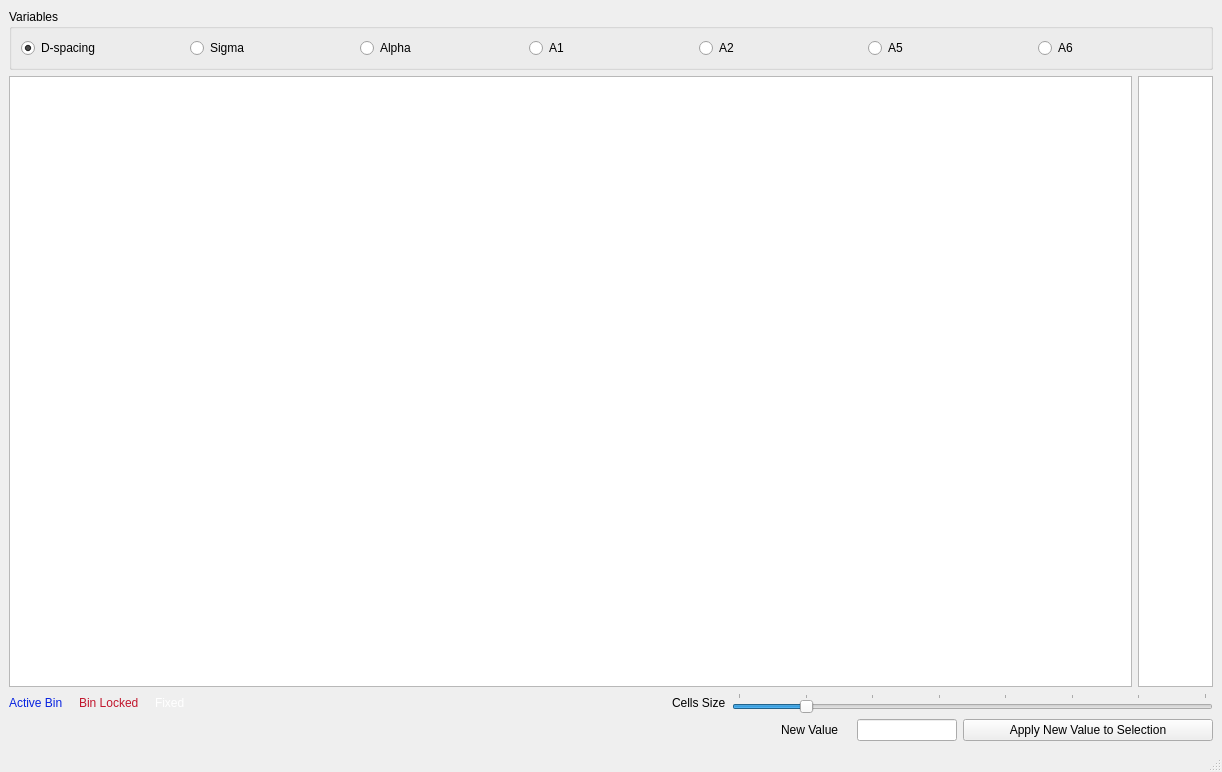
<?xml version="1.0" encoding="UTF-8"?>
<ui version="4.0">
 <class>MainWindow</class>
 <widget class="QMainWindow" name="MainWindow">
  <property name="geometry">
   <rect>
    <x>0</x>
    <y>0</y>
    <width>1222</width>
    <height>772</height>
   </rect>
  </property>
  <property name="minimumSize">
   <size>
    <width>300</width>
    <height>0</height>
   </size>
  </property>
  <property name="windowTitle">
   <string>MainWindow</string>
  </property>
  <property name="styleSheet">
   <string notr="true"/>
  </property>
  <widget class="QWidget" name="centralwidget">
   <property name="minimumSize">
    <size>
     <width>0</width>
     <height>0</height>
    </size>
   </property>
   <layout class="QVBoxLayout" name="verticalLayout">
    <item>
     <widget class="QGroupBox" name="groupBox">
      <property name="title">
       <string>Variables</string>
      </property>
      <layout class="QHBoxLayout" name="horizontalLayout">
       <item>
        <widget class="QRadioButton" name="d_spacing_button">
         <property name="text">
          <string>D-spacing</string>
         </property>
         <property name="checked">
          <bool>true</bool>
         </property>
        </widget>
       </item>
       <item>
        <widget class="QRadioButton" name="sigma_button">
         <property name="text">
          <string>Sigma</string>
         </property>
        </widget>
       </item>
       <item>
        <widget class="QRadioButton" name="alpha_button">
         <property name="text">
          <string>Alpha</string>
         </property>
        </widget>
       </item>
       <item>
        <widget class="QRadioButton" name="a1_button">
         <property name="text">
          <string>A1</string>
         </property>
        </widget>
       </item>
       <item>
        <widget class="QRadioButton" name="a2_button">
         <property name="text">
          <string>A2</string>
         </property>
        </widget>
       </item>
       <item>
        <widget class="QRadioButton" name="a5_button">
         <property name="text">
          <string>A5</string>
         </property>
        </widget>
       </item>
       <item>
        <widget class="QRadioButton" name="a6_button">
         <property name="text">
          <string>A6</string>
         </property>
        </widget>
       </item>
      </layout>
     </widget>
    </item>
    <item>
     <layout class="QHBoxLayout" name="horizontalLayout_3">
      <item>
       <widget class="QTableWidget" name="variable_table">
        <property name="contextMenuPolicy">
         <enum>Qt::CustomContextMenu</enum>
        </property>
        <property name="selectionMode">
         <enum>QAbstractItemView::MultiSelection</enum>
        </property>
       </widget>
      </item>
      <item>
       <widget class="QTableWidget" name="colorscale_table">
        <property name="sizePolicy">
         <sizepolicy hsizetype="Minimum" vsizetype="Expanding">
          <horstretch>0</horstretch>
          <verstretch>0</verstretch>
         </sizepolicy>
        </property>
        <property name="minimumSize">
         <size>
          <width>75</width>
          <height>0</height>
         </size>
        </property>
        <property name="maximumSize">
         <size>
          <width>75</width>
          <height>16777215</height>
         </size>
        </property>
        <property name="selectionMode">
         <enum>QAbstractItemView::NoSelection</enum>
        </property>
        <attribute name="horizontalHeaderVisible">
         <bool>false</bool>
        </attribute>
        <attribute name="horizontalHeaderStretchLastSection">
         <bool>true</bool>
        </attribute>
        <attribute name="verticalHeaderVisible">
         <bool>false</bool>
        </attribute>
        <attribute name="verticalHeaderStretchLastSection">
         <bool>false</bool>
        </attribute>
        <column>
         <property name="text">
          <string>New Column</string>
         </property>
        </column>
       </widget>
      </item>
     </layout>
    </item>
    <item>
     <layout class="QHBoxLayout" name="horizontalLayout_5">
      <item>
       <widget class="QLabel" name="active_label">
        <property name="palette">
         <palette>
          <active>
           <colorrole role="WindowText">
            <brush brushstyle="SolidPattern">
             <color alpha="255">
              <red>8</red>
              <green>35</green>
              <blue>224</blue>
             </color>
            </brush>
           </colorrole>
           <colorrole role="Light">
            <brush brushstyle="SolidPattern">
             <color alpha="255">
              <red>13</red>
              <green>142</green>
              <blue>27</blue>
             </color>
            </brush>
           </colorrole>
           <colorrole role="Text">
            <brush brushstyle="SolidPattern">
             <color alpha="255">
              <red>5</red>
              <green>28</green>
              <blue>209</blue>
             </color>
            </brush>
           </colorrole>
           <colorrole role="Base">
            <brush brushstyle="SolidPattern">
             <color alpha="255">
              <red>15</red>
              <green>146</green>
              <blue>2</blue>
             </color>
            </brush>
           </colorrole>
           <colorrole role="Window">
            <brush brushstyle="SolidPattern">
             <color alpha="255">
              <red>15</red>
              <green>204</green>
              <blue>13</blue>
             </color>
            </brush>
           </colorrole>
          </active>
          <inactive>
           <colorrole role="WindowText">
            <brush brushstyle="SolidPattern">
             <color alpha="255">
              <red>8</red>
              <green>35</green>
              <blue>224</blue>
             </color>
            </brush>
           </colorrole>
           <colorrole role="Light">
            <brush brushstyle="SolidPattern">
             <color alpha="255">
              <red>13</red>
              <green>142</green>
              <blue>27</blue>
             </color>
            </brush>
           </colorrole>
           <colorrole role="Text">
            <brush brushstyle="SolidPattern">
             <color alpha="255">
              <red>5</red>
              <green>28</green>
              <blue>209</blue>
             </color>
            </brush>
           </colorrole>
           <colorrole role="Base">
            <brush brushstyle="SolidPattern">
             <color alpha="255">
              <red>15</red>
              <green>146</green>
              <blue>2</blue>
             </color>
            </brush>
           </colorrole>
           <colorrole role="Window">
            <brush brushstyle="SolidPattern">
             <color alpha="255">
              <red>15</red>
              <green>204</green>
              <blue>13</blue>
             </color>
            </brush>
           </colorrole>
          </inactive>
          <disabled>
           <colorrole role="WindowText">
            <brush brushstyle="SolidPattern">
             <color alpha="255">
              <red>69</red>
              <green>69</green>
              <blue>69</blue>
             </color>
            </brush>
           </colorrole>
           <colorrole role="Light">
            <brush brushstyle="SolidPattern">
             <color alpha="255">
              <red>13</red>
              <green>142</green>
              <blue>27</blue>
             </color>
            </brush>
           </colorrole>
           <colorrole role="Text">
            <brush brushstyle="SolidPattern">
             <color alpha="255">
              <red>69</red>
              <green>69</green>
              <blue>69</blue>
             </color>
            </brush>
           </colorrole>
           <colorrole role="Base">
            <brush brushstyle="SolidPattern">
             <color alpha="255">
              <red>15</red>
              <green>204</green>
              <blue>13</blue>
             </color>
            </brush>
           </colorrole>
           <colorrole role="Window">
            <brush brushstyle="SolidPattern">
             <color alpha="255">
              <red>15</red>
              <green>204</green>
              <blue>13</blue>
             </color>
            </brush>
           </colorrole>
          </disabled>
         </palette>
        </property>
        <property name="text">
         <string>Active Bin</string>
        </property>
       </widget>
      </item>
      <item>
       <widget class="QLabel" name="label_4">
        <property name="text">
         <string> </string>
        </property>
       </widget>
      </item>
      <item>
       <widget class="QLabel" name="locked_label">
        <property name="palette">
         <palette>
          <active>
           <colorrole role="WindowText">
            <brush brushstyle="SolidPattern">
             <color alpha="255">
              <red>193</red>
              <green>22</green>
              <blue>45</blue>
             </color>
            </brush>
           </colorrole>
          </active>
          <inactive>
           <colorrole role="WindowText">
            <brush brushstyle="SolidPattern">
             <color alpha="255">
              <red>193</red>
              <green>22</green>
              <blue>45</blue>
             </color>
            </brush>
           </colorrole>
          </inactive>
          <disabled>
           <colorrole role="WindowText">
            <brush brushstyle="SolidPattern">
             <color alpha="255">
              <red>69</red>
              <green>69</green>
              <blue>69</blue>
             </color>
            </brush>
           </colorrole>
          </disabled>
         </palette>
        </property>
        <property name="text">
         <string>Bin Locked</string>
        </property>
       </widget>
      </item>
      <item>
       <widget class="QLabel" name="label_6">
        <property name="text">
         <string> </string>
        </property>
       </widget>
      </item>
      <item>
       <widget class="QLabel" name="fixed_label">
        <property name="palette">
         <palette>
          <active>
           <colorrole role="WindowText">
            <brush brushstyle="SolidPattern">
             <color alpha="255">
              <red>255</red>
              <green>255</green>
              <blue>255</blue>
             </color>
            </brush>
           </colorrole>
          </active>
          <inactive>
           <colorrole role="WindowText">
            <brush brushstyle="SolidPattern">
             <color alpha="255">
              <red>255</red>
              <green>255</green>
              <blue>255</blue>
             </color>
            </brush>
           </colorrole>
          </inactive>
          <disabled>
           <colorrole role="WindowText">
            <brush brushstyle="SolidPattern">
             <color alpha="255">
              <red>69</red>
              <green>69</green>
              <blue>69</blue>
             </color>
            </brush>
           </colorrole>
          </disabled>
         </palette>
        </property>
        <property name="text">
         <string>Fixed</string>
        </property>
       </widget>
      </item>
      <item>
       <spacer name="horizontalSpacer_3">
        <property name="orientation">
         <enum>Qt::Horizontal</enum>
        </property>
        <property name="sizeHint" stdset="0">
         <size>
          <width>40</width>
          <height>20</height>
         </size>
        </property>
       </spacer>
      </item>
      <item>
       <widget class="QLabel" name="label_2">
        <property name="text">
         <string>Cells Size</string>
        </property>
       </widget>
      </item>
      <item>
       <widget class="QSlider" name="advanced_selection_cell_size_slider">
        <property name="minimum">
         <number>10</number>
        </property>
        <property name="maximum">
         <number>80</number>
        </property>
        <property name="value">
         <number>20</number>
        </property>
        <property name="orientation">
         <enum>Qt::Horizontal</enum>
        </property>
        <property name="tickPosition">
         <enum>QSlider::TicksAbove</enum>
        </property>
       </widget>
      </item>
     </layout>
    </item>
    <item>
     <layout class="QHBoxLayout" name="horizontalLayout_2">
      <item>
       <spacer name="horizontalSpacer">
        <property name="orientation">
         <enum>Qt::Horizontal</enum>
        </property>
        <property name="sizeHint" stdset="0">
         <size>
          <width>40</width>
          <height>20</height>
         </size>
        </property>
       </spacer>
      </item>
      <item>
       <widget class="QLabel" name="label">
        <property name="minimumSize">
         <size>
          <width>70</width>
          <height>0</height>
         </size>
        </property>
        <property name="maximumSize">
         <size>
          <width>70</width>
          <height>16777215</height>
         </size>
        </property>
        <property name="text">
         <string>New Value</string>
        </property>
       </widget>
      </item>
      <item>
       <widget class="QLineEdit" name="new_value_text_edit">
        <property name="minimumSize">
         <size>
          <width>100</width>
          <height>0</height>
         </size>
        </property>
        <property name="maximumSize">
         <size>
          <width>100</width>
          <height>16777215</height>
         </size>
        </property>
       </widget>
      </item>
      <item>
       <widget class="QPushButton" name="apply_button">
        <property name="minimumSize">
         <size>
          <width>250</width>
          <height>0</height>
         </size>
        </property>
        <property name="maximumSize">
         <size>
          <width>250</width>
          <height>16777215</height>
         </size>
        </property>
        <property name="text">
         <string>Apply New Value to Selection</string>
        </property>
       </widget>
      </item>
     </layout>
    </item>
   </layout>
  </widget>
  <widget class="QStatusBar" name="statusbar"/>
 </widget>
 <resources>
  <include location="../icons/icons.qrc"/>
 </resources>
 <connections>
  <connection>
   <sender>advanced_selection_cell_size_slider</sender>
   <signal>sliderMoved(int)</signal>
   <receiver>MainWindow</receiver>
   <slot>selection_cell_size_changed()</slot>
   <hints>
    <hint type="sourcelabel">
     <x>948</x>
     <y>687</y>
    </hint>
    <hint type="destinationlabel">
     <x>927</x>
     <y>722</y>
    </hint>
   </hints>
  </connection>
  <connection>
   <sender>d_spacing_button</sender>
   <signal>clicked()</signal>
   <receiver>MainWindow</receiver>
   <slot>update_table()</slot>
   <hints>
    <hint type="sourcelabel">
     <x>91</x>
     <y>43</y>
    </hint>
    <hint type="destinationlabel">
     <x>114</x>
     <y>67</y>
    </hint>
   </hints>
  </connection>
  <connection>
   <sender>sigma_button</sender>
   <signal>clicked()</signal>
   <receiver>MainWindow</receiver>
   <slot>update_table()</slot>
   <hints>
    <hint type="sourcelabel">
     <x>224</x>
     <y>41</y>
    </hint>
    <hint type="destinationlabel">
     <x>265</x>
     <y>63</y>
    </hint>
   </hints>
  </connection>
  <connection>
   <sender>alpha_button</sender>
   <signal>clicked()</signal>
   <receiver>MainWindow</receiver>
   <slot>update_table()</slot>
   <hints>
    <hint type="sourcelabel">
     <x>409</x>
     <y>44</y>
    </hint>
    <hint type="destinationlabel">
     <x>428</x>
     <y>64</y>
    </hint>
   </hints>
  </connection>
  <connection>
   <sender>a1_button</sender>
   <signal>clicked()</signal>
   <receiver>MainWindow</receiver>
   <slot>update_table()</slot>
   <hints>
    <hint type="sourcelabel">
     <x>556</x>
     <y>43</y>
    </hint>
    <hint type="destinationlabel">
     <x>580</x>
     <y>67</y>
    </hint>
   </hints>
  </connection>
  <connection>
   <sender>a2_button</sender>
   <signal>clicked()</signal>
   <receiver>MainWindow</receiver>
   <slot>update_table()</slot>
   <hints>
    <hint type="sourcelabel">
     <x>723</x>
     <y>40</y>
    </hint>
    <hint type="destinationlabel">
     <x>749</x>
     <y>65</y>
    </hint>
   </hints>
  </connection>
  <connection>
   <sender>a5_button</sender>
   <signal>clicked()</signal>
   <receiver>MainWindow</receiver>
   <slot>update_table()</slot>
   <hints>
    <hint type="sourcelabel">
     <x>900</x>
     <y>39</y>
    </hint>
    <hint type="destinationlabel">
     <x>906</x>
     <y>64</y>
    </hint>
   </hints>
  </connection>
  <connection>
   <sender>a6_button</sender>
   <signal>clicked()</signal>
   <receiver>MainWindow</receiver>
   <slot>update_table()</slot>
   <hints>
    <hint type="sourcelabel">
     <x>1057</x>
     <y>41</y>
    </hint>
    <hint type="destinationlabel">
     <x>1084</x>
     <y>65</y>
    </hint>
   </hints>
  </connection>
  <connection>
   <sender>variable_table</sender>
   <signal>customContextMenuRequested(QPoint)</signal>
   <receiver>MainWindow</receiver>
   <slot>variable_table_right_click()</slot>
   <hints>
    <hint type="sourcelabel">
     <x>568</x>
     <y>367</y>
    </hint>
    <hint type="destinationlabel">
     <x>610</x>
     <y>385</y>
    </hint>
   </hints>
  </connection>
  <connection>
   <sender>apply_button</sender>
   <signal>clicked()</signal>
   <receiver>MainWindow</receiver>
   <slot>apply_new_value_to_selection()</slot>
   <hints>
    <hint type="sourcelabel">
     <x>1051</x>
     <y>718</y>
    </hint>
    <hint type="destinationlabel">
     <x>1052</x>
     <y>748</y>
    </hint>
   </hints>
  </connection>
  <connection>
   <sender>new_value_text_edit</sender>
   <signal>returnPressed()</signal>
   <receiver>MainWindow</receiver>
   <slot>apply_new_value_to_selection()</slot>
   <hints>
    <hint type="sourcelabel">
     <x>938</x>
     <y>723</y>
    </hint>
    <hint type="destinationlabel">
     <x>956</x>
     <y>746</y>
    </hint>
   </hints>
  </connection>
 </connections>
 <slots>
  <slot>sample_import_button_clicked()</slot>
  <slot>time_spectra_import_button_clicked()</slot>
  <slot>open_beam_import_button_clicked()</slot>
  <slot>sample_list_selection_changed()</slot>
  <slot>open_beam_list_selection_changed()</slot>
  <slot>sample_list_right_click()</slot>
  <slot>time_spectra_selection_changed()</slot>
  <slot>load_data_tab_changed()</slot>
  <slot>time_spectra_preview_button_clicked()</slot>
  <slot>normalized_import_button_clicked()</slot>
  <slot>normalized_list_selection_changed()</slot>
  <slot>update_delta_lambda()</slot>
  <slot>crystal_structure_index_changed()</slot>
  <slot>crystal_structure_2_index_changed()</slot>
  <slot>list_of_element_index_changed()</slot>
  <slot>list_of_element_2_index_changed()</slot>
  <slot>lattice_text_changed()</slot>
  <slot>lattice_2_text_changed()</slot>
  <slot>material_display_clicked()</slot>
  <slot>material_display_2_clicked()</slot>
  <slot>normalization_add_roi_button_clicked()</slot>
  <slot>normalization_remove_roi_button_clicked()</slot>
  <slot>normalization_use_coefficient_checked()</slot>
  <slot>normalization_button_clicked()</slot>
  <slot>normalization_coefficient_value_changed()</slot>
  <slot>tab_widget_changed()</slot>
  <slot>normalization_tableWidget_cell_changed()</slot>
  <slot>beam_rate_changed()</slot>
  <slot>distance_source_detector_changed()</slot>
  <slot>detector_offset_changed()</slot>
  <slot>distance_source_detector_2_changed()</slot>
  <slot>detector_offset_2_changed()</slot>
  <slot>beam_rate_2_changed()</slot>
  <slot>list_of_elements_current_text_changed()</slot>
  <slot>add_element_clicked()</slot>
  <slot>reset_lattice_button_clicked()</slot>
  <slot>reset_crystal_structure_button_clicked()</slot>
  <slot>reset_lattice_button_2_clicked()</slot>
  <slot>reset_crystal_structure_button_2_clicked()</slot>
  <slot>normalized_time_spectra_import_button_clicked()</slot>
  <slot>normalized_time_spectra_preview_button_clicked()</slot>
  <slot>test_me_clicked()</slot>
  <slot>menu_view_load_data_clicked()</slot>
  <slot>menu_view_normalization_clicked()</slot>
  <slot>menu_view_normalized_clicked()</slot>
  <slot>menu_view_binning_clicked()</slot>
  <slot>menu_view_fitting_clicked()</slot>
  <slot>menu_view_strain_mapping_clicked()</slot>
  <slot>roi_selection_widgets_modified()</slot>
  <slot>hkl_list_changed()</slot>
  <slot>table_width_changed()</slot>
  <slot>value_table_right_click()</slot>
  <slot>selection_in_value_table_of_rows_cell_clicked()</slot>
  <slot>selection_in_value_table_changed()</slot>
  <slot>advanced_table_clicked()</slot>
  <slot>selection_cell_size_changed()</slot>
  <slot>update_table()</slot>
  <slot>variable_table_right_click()</slot>
  <slot>apply_new_value_to_selection()</slot>
 </slots>
</ui>
